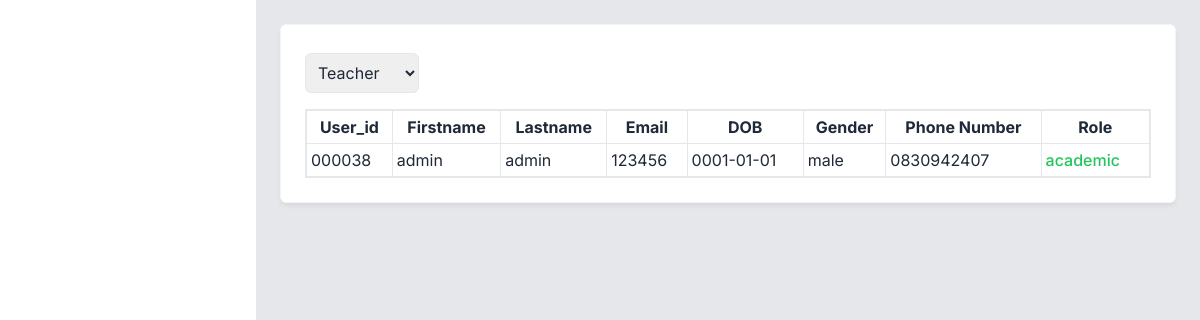
The page /Academic/showacademic.php on the database its author committed.
### tables this page shows
CREATE TABLE `user` (
  `user_id` int(6) UNSIGNED ZEROFILL NOT NULL,
  `firstname` varchar(200) NOT NULL,
  `lastname` varchar(200) NOT NULL,
  `email` varchar(200) NOT NULL,
  `password` varchar(200) NOT NULL,
  `dob` date NOT NULL,
  `gender` varchar(10) NOT NULL,
  `phonenum` varchar(10) NOT NULL,
  `profile_picture` varchar(255) NOT NULL,
  `role` varchar(255) NOT NULL
);

### Academic/showacademic.php (the view, shortened to what this page needs)
<?php include 'connectdatabase.php';
?>
<!DOCTYPE html>
<html lang="en">
<head>
    <link href="https://fonts.bunny.net/css?family=figtree:400,500,600&display=swap" rel="stylesheet" />
    <link href='https://unpkg.com/boxicons@2.1.4/css/boxicons.min.css' rel='stylesheet'>
    <link href="https://cdn.jsdelivr.net/npm/remixicon@3.5.0/fonts/remixicon.css" rel="stylesheet">
    <script src="https://cdn.tailwindcss.com"></script>
    <link href="style.css" rel="stylesheet">
</head>
<body class="text-gray-800 font-inter">
    <main class="w-full md:w-[calc(100%-256px)] md:ml-64 bg-gray-200 min-h-screen transition-all main">
        <div class="p-6">
            <div class="grid grid-cols-1 lg:grid-cols-2 gap-6 mb-6">
                <div class="bg-white border border-gray-100 shadow-md shadow-black/5 p-6 rounded-md lg:col-span-2 w-full">
                    <div class="flex justify-between mb-4 items-start">
                            <select id="role" name="category" class="mt-1 p-2 border rounded-md focus:outline-none focus:border-blue-500" onchange="redirectPage()">
                                <option value="teacher" selected>Teacher</option>
                            </select>
                    </div>
                    <div class="overflow-x-auto">
                        <table class="min-w-full border border-collapse border-2">
                            <thead>
                                <tr>
                                    <th class="border p-1">User_id</th>
                                    <th class="border p-1">Firstname</th>
                                    <th class="border p-1">Lastname</th>
                                    <th class="border p-1">Email</th>
                                    <th class="border p-1">DOB</th>
                                    <th class="border p-1">Gender</th>
                                    <th class="border p-1">Phone Number</th>
                                    <th class="border p-1">Role</th>
                                </tr>
                            </thead>
                            <div class="all-user">
                                <tbody>
                                    <?php
                                    $sql_user = "SELECT * FROM `user` WHERE `role` = 'academic'";
                                    $result_user = mysqli_query($conn, $sql_user);
                                    while ($row = mysqli_fetch_array($result_user)) {
                                        echo "<tr>";
                                        echo "<td class='border p-1'>" . $row['user_id'] . "</td>";
                                        echo "<td class='border p-1'>" . $row['firstname'] . "</td>";
                                        echo "<td class='border p-1'>" . $row['lastname'] . "</td>";
                                        echo "<td class='border p-1'>" . $row['email'] . "</td>";
                                        echo "<td class='border p-1'>" . $row['dob'] . "</td>";
                                        echo "<td class='border p-1'>" . $row['gender'] . "</td>";
                                        echo "<td class='border p-1'>" . $row['phonenum'] . "</td>";
                                        echo "<td class='border p-1'>";
                                        if ($row['role'] == 'academic') {
                                            echo "<span class='mr-1 text-green-500 font-medium'>academic</span>";
                                        } else if ($row['role'] == 'student') {
                                            echo "<span class='mr-1 text-blue-500 font-medium'>student</span>";
                                        } else if ($row['role'] == 'teacher') {
                                            echo "<span class='mr-1 text-red-500 font-medium'>teacher</span>";
                                        }
                                        echo "</td>";
                                        echo "</tr>";
                                    }
                                    ?>
                                </tbody>
                            </div>
                        </table>
                        </div>
                    </div>
                </div>
            </div>
    </main>
</body>
</html>

### Academic/style.css (style rules this page uses)
html { line-height: 1.5; -webkit-text-size-adjust: 100%; -moz-tab-size: 4; -o-tab-size: 4; tab-size: 4; font-family: ui-sans-serif, system-ui, -apple-system, BlinkMacSystemFont, "Segoe UI", Roboto, "Helvetica Neue", Arial, "Noto Sans", sans-serif, "Apple Color Emoji", "Segoe UI Emoji", "Segoe UI Symbol", "Noto Color Emoji"; font-feature-settings: normal; font-variation-settings: normal; }
body { margin: 0; line-height: inherit; }
table { text-indent: 0; border-color: inherit; border-collapse: collapse; }
button, input, optgroup, select, textarea { font-family: inherit; font-feature-settings: inherit; font-variation-settings: inherit; font-size: 100%; font-weight: inherit; line-height: inherit; color: inherit; margin: 0; padding: 0; }
button, select { text-transform: none; }
.mb-4 { margin-bottom: 1rem; }
.mb-6 { margin-bottom: 1.5rem; }
.mr-1 { margin-right: 0.25rem; }
.flex { display: flex; }
.grid { display: grid; }
.min-h-screen { min-height: 100vh; }
.w-full { width: 100%; }
.grid-cols-1 { grid-template-columns: repeat(1, minmax(0, 1fr)); }
.items-start { align-items: flex-start; }
.justify-between { justify-content: space-between; }
.gap-6 { gap: 1.5rem; }
.overflow-x-auto { overflow-x: auto; }
.rounded-md { border-radius: 0.375rem; }
.border { border-width: 1px; }
.border-gray-100 { --tw-border-opacity: 1; border-color: rgb(243 244 246 / var(--tw-border-opacity)); }
.bg-white { --tw-bg-opacity: 1; background-color: rgb(255 255 255 / var(--tw-bg-opacity)); }
.p-1 { padding: 0.25rem; }
.p-6 { padding: 1.5rem; }
.font-inter { font-family: 'Inter', sans-serif; }
.font-medium { font-weight: 500; }
.text-gray-800 { --tw-text-opacity: 1; color: rgb(31 41 55 / var(--tw-text-opacity)); }
.shadow-md { --tw-shadow: 0 4px 6px -1px rgb(0 0 0 / 0.1), 0 2px 4px -2px rgb(0 0 0 / 0.1); --tw-shadow-colored: 0 4px 6px -1px var(--tw-shadow-color), 0 2px 4px -2px var(--tw-shadow-color); box-shadow: var(--tw-ring-offset-shadow, 0 0 #0000), var(--tw-ring-shadow, 0 0 #0000), var(--tw-shadow); }
.shadow-black\/5 { --tw-shadow-color: rgb(0 0 0 / 0.05); --tw-shadow: var(--tw-shadow-colored); }
.transition-all { transition-property: all; transition-timing-function: cubic-bezier(0.4, 0, 0.2, 1); transition-duration: 150ms; }
@media (min-width: 768px) { .md\:ml-64 { margin-left: 16rem; } }
@media (min-width: 768px) { .md\:w-\[calc\(100\%-256px\)\] { width: calc(100% - 256px); } }
@media (min-width: 1024px) { .lg\:col-span-2 { grid-column: span 2 / span 2; } }
@media (min-width: 1024px) { .lg\:grid-cols-2 { grid-template-columns: repeat(2, minmax(0, 1fr)); } }

### rows shown on the page
user: user_id "000038", firstname "admin", lastname "admin", email "123456", dob "0001-01-01", gender "male", phonenum "0830942407", shows "academic"
